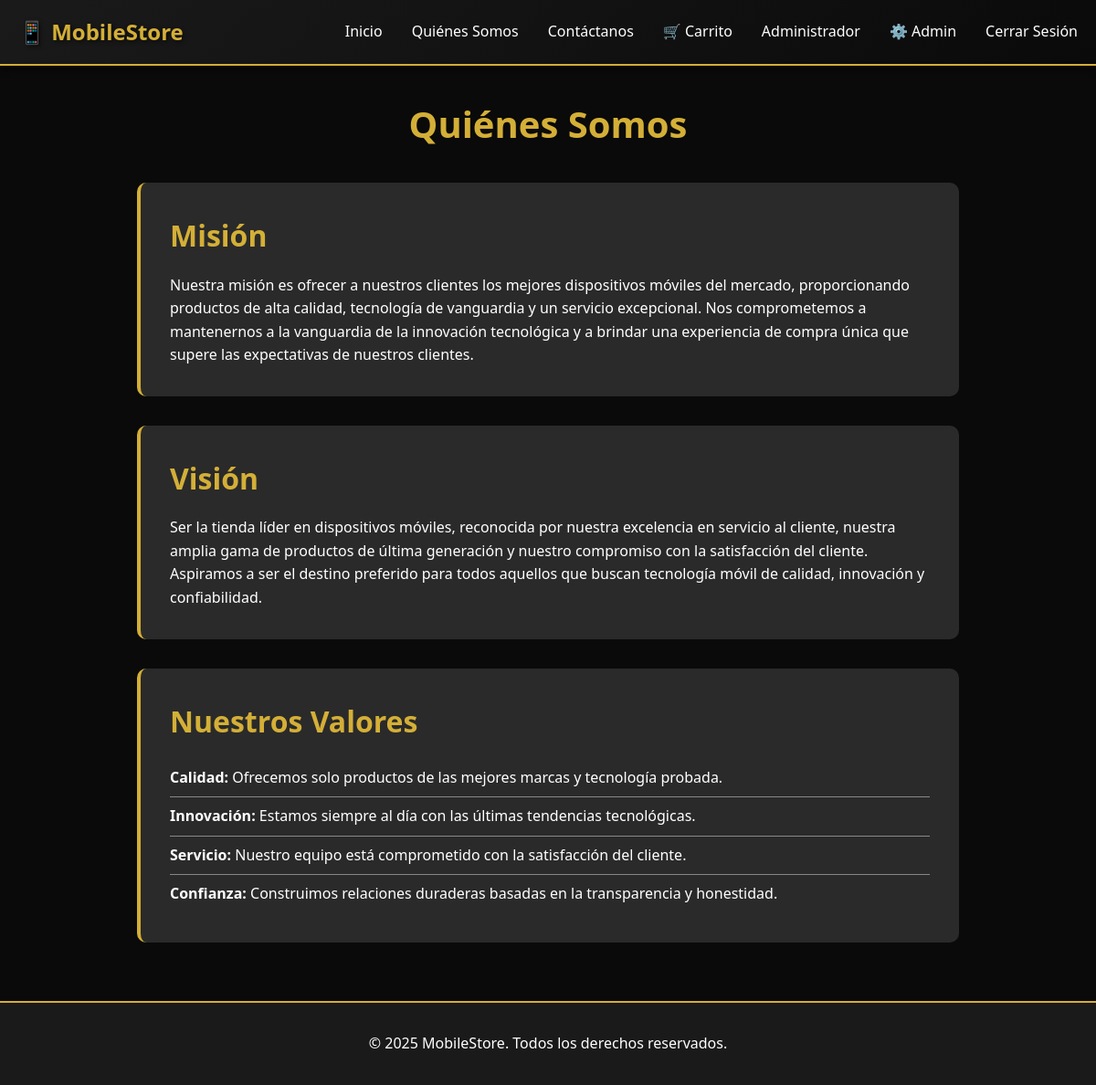
The page /views/quienes_somos.php (signed in) on the database its author committed.
### tables this page shows
CREATE TABLE IF NOT EXISTS mision_vision (
    id INT PRIMARY KEY DEFAULT 1,
    mision TEXT NOT NULL,
    vision TEXT NOT NULL,
    valores TEXT,
    fecha_actualizacion TIMESTAMP DEFAULT CURRENT_TIMESTAMP ON UPDATE CURRENT_TIMESTAMP
);

### models/MisionVision.php (called while the page is built, shortened)
<?php
require_once __DIR__ . '/../config/database.php';
class MisionVision {
    private $conn;
    private $table = "mision_vision";
    public function __construct() {
        $database = new Database();
        $this->conn = $database->getConnection();
    }
    public function obtener() {
        $query = "SELECT * FROM " . $this->table . " WHERE id = 1 LIMIT 1";
        $stmt = $this->conn->prepare($query);
        $stmt->execute();
        $result = $stmt->fetch(PDO::FETCH_ASSOC);
        return $result ? $result : [
            'id' => 1,
            'mision' => 'Misión no definida',
            'vision' => 'Visión no definida',
            'valores' => ''
        ];
    }
}
?>

### config/database.php (called while the page is built, shortened)
<?php
class Database {
    private $host = "localhost";
    private $db_name = "tienda_moviles";
    private $username = "root";
    private $password = "";
    public function getConnection() {
        $this->conn = null;
        try {
            $this->conn = new PDO("mysql:host=" . $this->host . ";dbname=" . $this->db_name,
                                  $this->username, $this->password);
            $this->conn->exec("set names utf8");
            $this->conn->setAttribute(PDO::ATTR_ERRMODE, PDO::ERRMODE_EXCEPTION);
        } catch(PDOException $exception) {
            if(strpos($exception->getMessage(), "Unknown database") !== false) {
                try {
                    $temp_conn = new PDO("mysql:host=" . $this->host,
                                        $this->username, $this->password);
                    $temp_conn->setAttribute(PDO::ATTR_ERRMODE, PDO::ERRMODE_EXCEPTION);
                    $temp_conn->exec("CREATE DATABASE IF NOT EXISTS " . $this->db_name . " CHARACTER SET utf8mb4 COLLATE utf8mb4_unicode_ci");
                    $this->conn = new PDO("mysql:host=" . $this->host . ";dbname=" . $this->db_name,
                                          $this->username, $this->password);
                    $this->conn->exec("set names utf8");
                    $this->conn->setAttribute(PDO::ATTR_ERRMODE, PDO::ERRMODE_EXCEPTION);
                } catch(PDOException $e) {
                    $error_msg = "Error de conexión: " . $e->getMessage();
                    $error_msg .= "<br><br><strong>Solución:</strong> Ejecuta el archivo <a href='/IA/install.php' style='color: #d4af37;'>install.php</a> para crear la base de datos y las tablas automáticamente.";
                    echo $error_msg;
                }
            } else {
                $error_msg = "Error de conexión: " . $exception->getMessage();
                echo $error_msg;
            }
        }
        return $this->conn;
    }
}
?>

### controllers/MisionVisionController.php (called while the page is built, shortened)
<?php
require_once __DIR__ . '/../models/MisionVision.php';
class MisionVisionController {
    private $misionVision;
    public function __construct() {
        $this->misionVision = new MisionVision();
    }
    public function obtener() {
        return $this->misionVision->obtener();
    }
}
?>

### views/quienes_somos.php (the view, shortened to what this page needs)
<?php
require_once __DIR__ . '/../controllers/MisionVisionController.php';
include __DIR__ . '/../includes/header.php';
$controller = new MisionVisionController();
$datos = $controller->obtener();
?>
<main class="main-content">
    <div class="container">
        <div class="about-section">
            <h1 class="page-title">Quiénes Somos</h1>
            <div class="about-content">
                <div class="mission-section">
                    <h2>Misión</h2>
                    <p><?php echo nl2br(htmlspecialchars($datos['mision'] ?? 'Misión no definida')); ?></p>
                </div>
                <div class="vision-section">
                    <h2>Visión</h2>
                    <p><?php echo nl2br(htmlspecialchars($datos['vision'] ?? 'Visión no definida')); ?></p>
                </div>
                <?php if(!empty($datos['valores'])): ?>
                <div class="values-section">
                    <h2>Nuestros Valores</h2>
                    <ul>
                        <?php
                        $valores = explode("\n", $datos['valores']);
                        foreach($valores as $valor):
                            $valor = trim($valor);
                            if(!empty($valor)):
                                if(strpos($valor, ':') !== false):
                                    list($titulo, $descripcion) = explode(':', $valor, 2);
                                    echo '<li><strong>' . htmlspecialchars(trim($titulo)) . ':</strong> ' . htmlspecialchars(trim($descripcion)) . '</li>';
                                else:
                                    echo '<li>' . htmlspecialchars($valor) . '</li>';
                                endif;
                            endif;
                        endforeach;
                        ?>
                    </ul>
                </div>
                <?php endif; ?>
            </div>
        </div>
    </div>
</main>
<?php include __DIR__ . '/../includes/footer.php'; ?>

### assets/css/style.css (style rules this page uses)
:root { --color-black: #0a0a0a; --color-dark: #1a1a1a; --color-darker: #2a2a2a; --color-gold: #d4af37; --color-gold-light: #f4d03f; --color-gold-dark: #b8941f; --color-white: #ffffff; --color-gray: #888888; --color-gray-light: #cccccc; }
* { margin: 0; padding: 0; box-sizing: border-box; }
body { font-family: 'Segoe UI', Tahoma, Geneva, Verdana, sans-serif; background-color: var(--color-black); color: var(--color-white); line-height: 1.6; min-height: 100vh; display: flex; flex-direction: column; }
.container { max-width: 1200px; margin: 0 auto; padding: 0 20px; }
.main-content { flex: 1; padding: 2rem 0; }
.page-title { font-size: 2.5rem; color: var(--color-gold); margin-bottom: 2rem; text-align: center; }
.about-content { max-width: 900px; margin: 0 auto; }
.mission-section, .vision-section, .values-section { background: var(--color-darker); padding: 2rem; border-radius: 10px; margin-bottom: 2rem; border-left: 4px solid var(--color-gold); }
.mission-section h2, .vision-section h2, .values-section h2 { color: var(--color-gold); margin-bottom: 1rem; font-size: 2rem; }
.values-section ul { list-style: none; padding-left: 0; }
.values-section li { padding: 0.5rem 0; border-bottom: 1px solid var(--color-gray); }
.values-section li:last-child { border-bottom: none; }

### rows shown on the page
mision_vision: mision "Nuestra misión es ofrecer a nuestros clientes los mejores dispositivos móviles del mercado, proporcionando productos de alta calidad, tecnología de vanguardia y un servicio excepcional. Nos comprometemos a mantenernos a la vanguardia de la innovación tecnológica y a brindar una experiencia de compra única que supere las expectativas de nuestros clientes.", vision "Ser la tienda líder en dispositivos móviles, reconocida por nuestra excelencia en servicio al cliente, nuestra amplia gama de productos de última generación y nuestro compromiso con la satisfacción del cliente. Aspiramos a ser el destino preferido para todos aquellos que buscan tecnología móvil de calidad, innovación y confiabilidad."

### other values the page prints
$_SESSION['usuario_nombre'] "Administrador"
$titulo "Calidad"
$descripcion "Ofrecemos solo productos de las mejores marcas y tecnología probada."
$titulo "Innovación"
$descripcion "Estamos siempre al día con las últimas tendencias tecnológicas."
$titulo "Servicio"
$descripcion "Nuestro equipo está comprometido con la satisfacción del cliente."
$titulo "Confianza"
$descripcion "Construimos relaciones duraderas basadas en la transparencia y honestidad."
